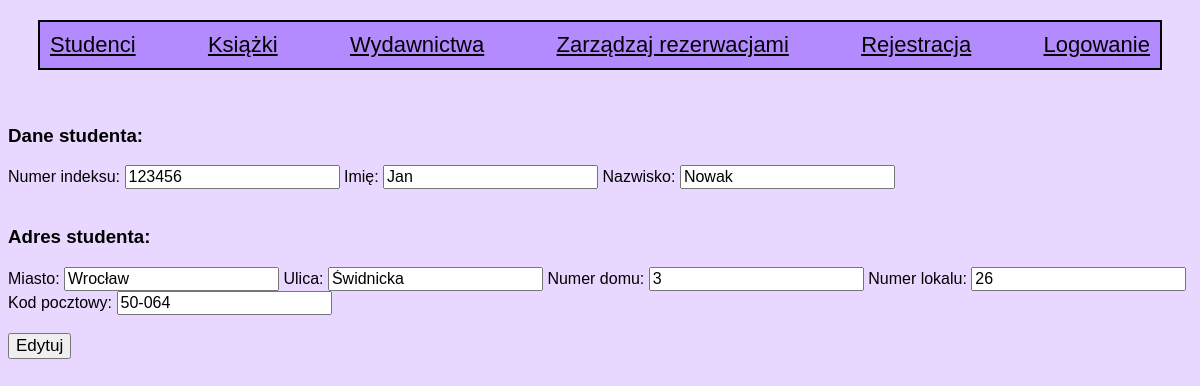
Page /edytuj_studenta.php?id_student=1 on the committed database.
### tables this page shows
CREATE TABLE studenci (
id_student INT(10) NOT NULL AUTO_INCREMENT,
login VARCHAR(30) NOT NULL UNIQUE,
haslo VARCHAR(40) NOT NULL,
indeks INT(6) DEFAULT NULL,
imie VARCHAR(20) DEFAULT NULL,
nazwisko VARCHAR(30) DEFAULT NULL,
miasto VARCHAR(20) DEFAULT NULL,
ulica VARCHAR(30) DEFAULT NULL,
nr_domu VARCHAR(10) DEFAULT NULL,
nr_lokalu VARCHAR(10) DEFAULT NULL,
kod_pocztowy VARCHAR(10) DEFAULT NULL,
PRIMARY KEY (id_student)
);

### edytuj_studenta.php (the view)
<?php
require_once "dodatkowe.php";
if (isset($_POST['submit'])) {
	$id_student=$_GET['id_student'];
	$indeks = $_POST['indeks'];
	$imie = $_POST['imie'];
	$nazwisko = $_POST['nazwisko'];
	$miasto = $_POST['miasto'];
	$ulica = $_POST['ulica'];
	$nr_domu = $_POST['nr_domu'];
	$nr_lokalu = $_POST['nr_lokalu'];
	$kod_pocztowy = $_POST['kod_pocztowy'];
	$q = "UPDATE studenci SET indeks='$indeks', imie='$imie',nazwisko='$nazwisko', miasto='$miasto', ulica='$ulica', nr_domu='$nr_domu',nr_lokalu='$nr_lokalu',kod_pocztowy='$kod_pocztowy' WHERE id_student='$id_student'";
	mysqli_query($link, $q) or die($link->error);
	header('Location: index.php');
}
else {
	$id_student = $_GET['id_student'];
	$q = "SELECT * FROM studenci WHERE id_student='$id_student'";
	$result = mysqli_query($link, $q) or die($link->error);
	$student = $result->fetch_assoc();
	$indeks = $student['indeks'];
	$imie = $student['imie'];
	$nazwisko = $student['nazwisko'];
	$miasto = $student['miasto'];
	$ulica = $student['ulica'];
	$nr_domu = $student['nr_domu'];
	$nr_lokalu = $student['nr_lokalu'];
	$kod_pocztowy = $student['kod_pocztowy'];
}
include 'widok.php';
?>
<div id="nowy_student">
	<form method="POST"><br><br><h3> Dane studenta: </h3>
		Numer indeksu: <input type="text" name="indeks" value="<?php echo $indeks;?>">
		Imię: <input type="text" name="imie" value="<?php echo $imie;?>">
		Nazwisko: <input type="text" name="nazwisko" value="<?php echo $nazwisko;?>"><br>
		<br><h3> Adres studenta: </h3>
		Miasto: <input type="text" name="miasto" value="<?php echo $miasto;?>">
		Ulica: <input type="text" name="ulica" value="<?php echo $ulica;?>">
		Numer domu: <input type="text" name="nr_domu" value="<?php echo $nr_domu;?>">
		Numer lokalu: <input type="text" name="nr_lokalu" value="<?php echo $nr_lokalu;?>">
		Kod pocztowy: <input type="text" name="kod_pocztowy" value="<?php echo $kod_pocztowy;?>"><br><br>
		<input type="submit" value="Edytuj" style="font-size: 17px;" name='submit'>
	</form>
</div>

### style.css (style rules this page uses)
body { background-color: #e8d8ff; font-family: arial, sans-serif; }
input { font-size: 16px; }
form { display: inline; }

### rows in the picture
studenci: indeks "123456", imie "Jan", nazwisko "Nowak", miasto "Wrocław", ulica "Świdnicka", nr_domu "3", nr_lokalu "26", kod_pocztowy "50-064"
